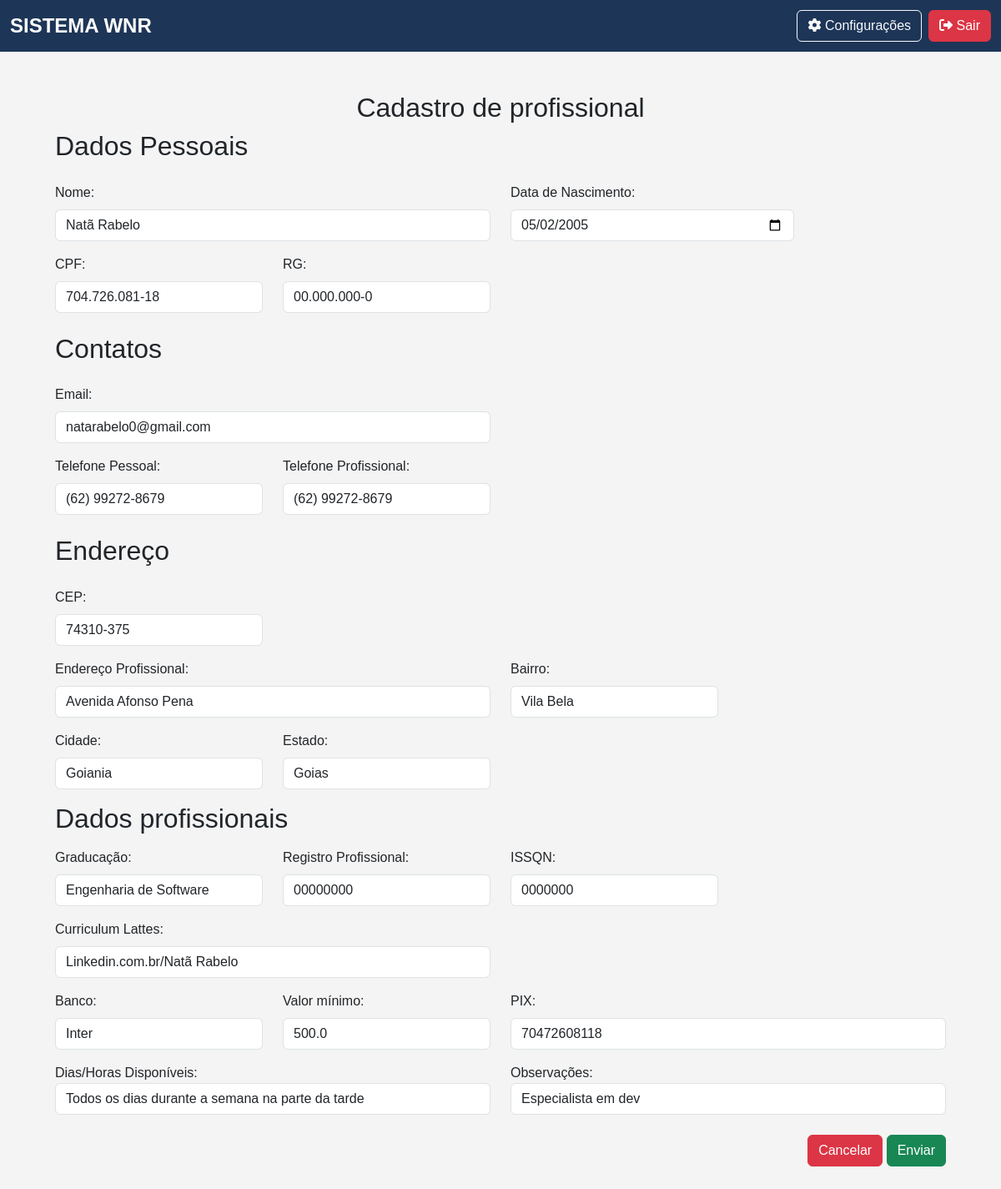
The page /editar_profissional/1 (signed in) on the database as committed earlier.
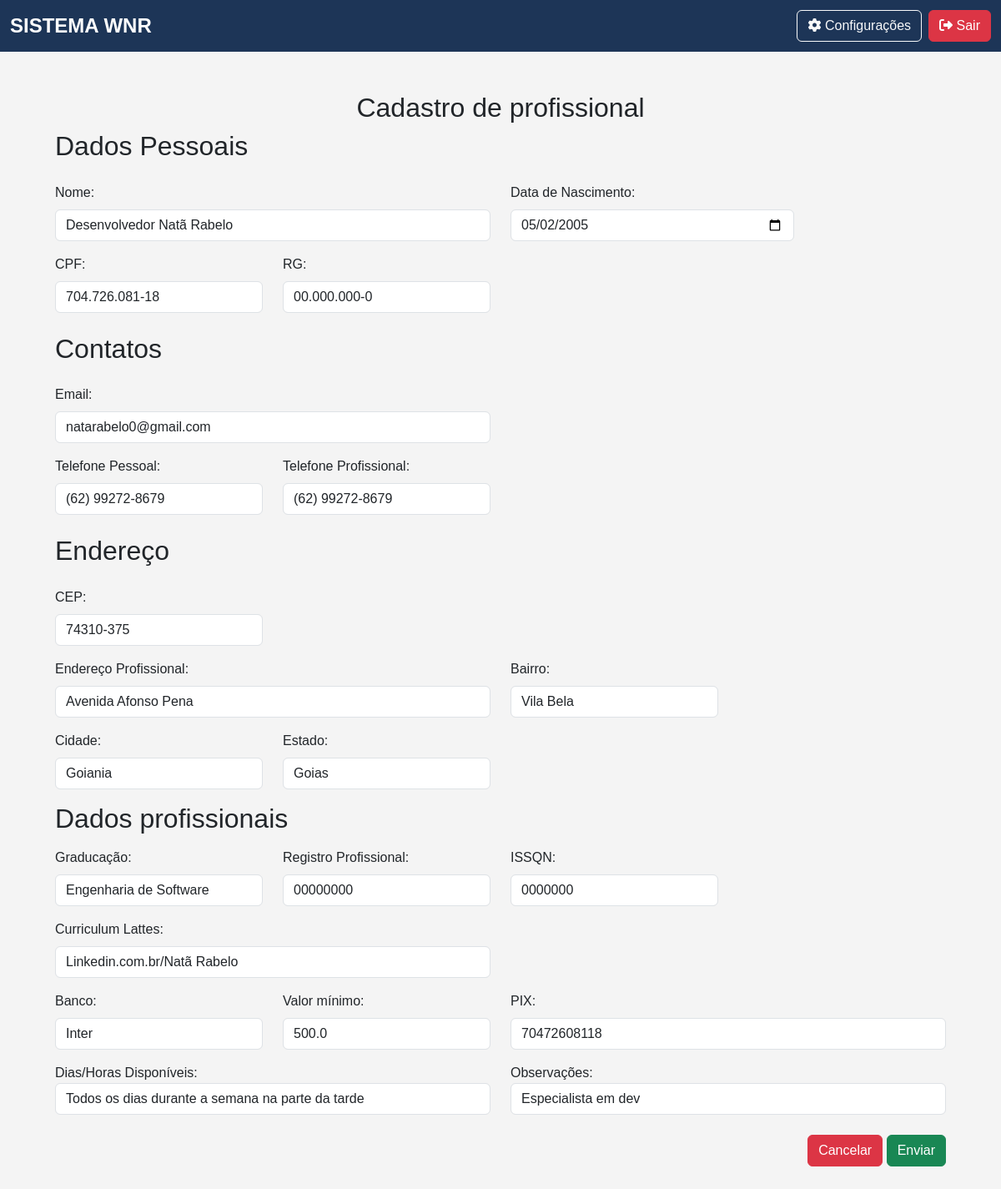
The same page on the database as committed later.
### app/models.py (models this page shows)
class Profissional(db.Model):
    __tablename__ = "profissionais"
    id                      = Column(Integer, primary_key=True, index=True)
    nome                    = Column(String, index=True)
    cpf                     = Column(String(11), unique=True, index=True)
    email                   = Column(String, unique=True, index=True)
    data_nascimento         = Column(Date)
    bairro                  = Column(String)
    banco                   = Column(String)
    cep                     = Column(String(8))
    cidade                  = Column(String)
    graduacao               = Column(String)
    issqn                   = Column(String)
    fone_pessoal            = Column(String)
    fone_profissional       = Column(String)
    foto                    = Column(String)
    curriculum_lattes       = Column(String)
    dias_horas_disponiveis  = Column(String)
    endereco_profissional   = Column(String)
    estado                  = Column(String)
    observacoes             = Column(String)
    pix                     = Column(String)
    registro_profissional   = Column(String)
    rg                      = Column(String)
    valor_minimo            = Column(Float)
    encaminhamentos = relationship("Encaminhamento", back_populates="profissional", cascade="all, delete-orphan")
    guias = relationship("Guia", back_populates="profissional")

### app/routes/professional_routes.py (the view, shortened to what this page needs)
@professional_bp.route('/editar_profissional/<int:id>', methods=['GET', 'POST'])
@login_required
@role_required('atendimento', 'financeiro', 'admin')
def editar_profissional(id):
    profissional = Profissional.query.get_or_404(id)
    return render_template('professional/form_edit.html', profissional=profissional)

### app/__init__.py (called while the page is built)
@login_manager.user_loader
def load_user(id):
    return Usuario.query.get(int(id))  # Converte para inteiro e busca no banco

### app/templates/professional/form_edit.html (shortened to what the changed rows need)
{% extends 'base.html' %}
{% block content %}
<div class="container mb-5 mt-4">
    <h2 class="text-center">Cadastro de profissional</h2>
    <form action="{{ url_for('professional_bp.editar_profissional', id=profissional.id)}}" method="POST">
        <div class="container">
            <h2 class="mb-4"> Dados Pessoais </h2>
            <div class="row mb-3">
                <div class="col-md-6">
                    <label for="nome" class="form-label">Nome:</label>
                    <input type="text" class="form-control" id="nome" name="nome" value="{{profissional.nome}}" >
                </div>
                <div class="col-md-4">
                    <label for="data_nascimento" class="form-label">Data de Nascimento:</label>
                    <input type="date" class="form-control" id=data_nascimento name="data_nascimento" value="{{profissional.data_nascimento}}" >
                </div>
            </div>
            <div class="row mb-3">
                <div class="col-md-3">
                    <label for="cpf" class="form-label">CPF:</label>
                    <input type="text" class="form-control" id="cpf" name="cpf" value="{{profissional.cpf}}" >
                </div>
                <div class="col-md-3">
                    <label for="rg" class="form-label">RG:</label>
                    <input type="text" class="form-control" id="rg" name="rg" value="{{profissional.rg}}" >
                </div>
            </div>
            <h2 class="mb-4 mt-4">Contatos</h2>
            <div class="row mb-3">
                <div class="col-md-6">
                    <label for="email" class="form-label">Email:</label>
                    <input type="text" class="form-control" id="email" name="email" value="{{profissional.email}}" >
                </div>
            </div>
            <div class="row mb-3">
                <div class="col-md-3">
                    <label for="fone_pessoal" class="form-label">Telefone Pessoal:</label>
                    <input type="text" class="form-control" id="fone_pessoal" name="fone_pessoal" value="{{profissional.fone_pessoal}}" >
                </div>
                <div class="col-md-3">
                    <label for="fone_profissional" class="form-label">Telefone Profissional:</label>
                    <input type="text" class="form-control" id="fone_profissional" name="fone_profissional" value="{{profissional.fone_profissional}}" >
                </div>
            </div>
            <h2 class="mb-4 mt-4">Endereço</h2>
            <div class="row mb-3">
                <div class="col-md-3">
                    <label for="cep" class="form-label">CEP:</label>
                    <input type="text" class="form-control" id="cep" name="cep" value="{{profissional.cep}}" >
                </div>
            </div>
            <div class="row mb-3">
                <div class="col-md-6">
                    <label for="endereco_profissional" class="form-label">Endereço Profissional:</label>
                    <input type="text" class="form-control" id="endereco_profissional" name="endereco_profissional" value="{{profissional.endereco_profissional}}" >
                </div>
                <div class="col-md-3">
                    <label for="bairro" class="form-label">Bairro:</label>
                    <input type="text" class="form-control" id="bairro" name="bairro" value="{{profissional.bairro}}" >
                </div>
            </div>
            <div class="row mb-3">
                <div class="col-md-3">
                    <label for="cidade" class="form-label">Cidade:</label>
                    <input type="text" class="form-control" id="cidade" name="cidade" value="{{profissional.cidade}}" >
                </div>
                <div class="col-md-3">
                    <label for="estado" class="form-label">Estado:</label>
                    <input type="text" class="form-control" id="estado" name="estado" value="{{profissional.estado}}" >
                </div>
            </div>
            <h2 class="mb-3">Dados profissionais</h2>
            <div class="row mb-3">
                <div class="col-md-3">
                    <label for="graduacao" class="form-label">Graducação:</label>
                    <input type="text" class="form-control" id="graduacao" name="graduacao" value="{{profissional.graduacao}}" >
                </div>
                <div class="col-md-3">
                    <label for="registro_profissional" class="form-label">Registro Profissional:</label>
                    <input type="text" class="form-control" id="registro_profissional" name="registro_profissional" value="{{profissional.registro_profissional}}" >
                </div>
                <div class="col-md-3">
                    <label for="issqn" class="form-label">ISSQN:</label>
                    <input type="text" class="form-control" id="issqn" name="issqn" value="{{profissional.issqn}}" >
                </div>
            </div>
            <div class="row mb-3">
                <div class="col-md-6">
                    <label for="curriculum_lattes" class="form-label">Curriculum Lattes:</label>
                    <input type="text" class="form-control" id="curriculum_lattes" name="curriculum_lattes" value="{{profissional.curriculum_lattes}}" >
                </div>
            </div>
            <div class="row mb-3">
                <div class="col-md-3">
                    <label for="banco" class="form-label">Banco:</label>
                    <input type="text" class="form-control" id="banco" name="banco" value="{{profissional.banco}}" >
                </div>
                <div class="col-md-3">
                    <label for="valor_minimo" class="form-label">Valor mínimo:</label>
                    <input type="number" class="form-control" id="valor_minimo" name="valor_minimo" value="{{profissional.valor_minimo}}" >
                </div>
                <div class="col-md-6">
                    <label for="pix" class="form-label">PIX:</label>
                    <input type="text" class="form-control" id="pix" name="pix" value="{{profissional.pix}}" >
                </div>
            </div>
            <div class="row mb-3">
                <div class="col-md-6">
                    <label for="dias_horas_disponiveis" class="custom-label">Dias/Horas Disponíveis:</label>
                    <input type="text" class="form-control" id="dias_horas_disponiveis" name="dias_horas_disponiveis" value="{{profissional.dias_horas_disponiveis}}" >
                </div>
                <div class="col-md-6">
                    <label for="observacoes" class="custom-label">Observações:</label>
                    <input type="text" class="form-control" id="observacoes" name="observacoes" value="{{profissional.observacoes}}" >
                </div>
            </div>
        </div>
    </form>
</div>
{% endblock %}

Rows that differ between the two databases and show on the page:
changed Profissional "natarabelo0@gmail.com": nome "Natã Rabelo" → "Desenvolvedor Natã Rabelo"
